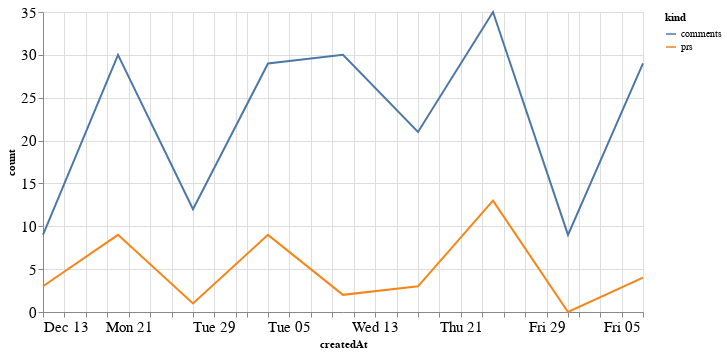

The notebook cell this image was saved under:
### Code cell
alt.Chart(total_time, width=600).mark_line().encode(
    x='createdAt',
    y='count',
    color='kind'
)

### Figure 1 — Vega-Lite specification as saved in the notebook (floating-point values rounded to 4 significant figures)
{"config": {"axisLeft": {"labelFontSize": 15}, "axisBottom": {"labelFontSize": 15}}, "data": {"name": "data-c0750f145d521224612dcb2f498a2380"}, "mark": "line", "encoding": {"color": {"type": "nominal", "field": "kind"}, "x": {"type": "temporal", "field": "createdAt"}, "y": {"type": "quantitative", "field": "count"}}, "width": 600, "$schema": "https://vega.github.io/schema/vega-lite/v4.8.1.json", "datasets": {"data-c0750f145d521224612dcb2f498a2380": [{"createdAt": "2020-12-13T00:00:00", "kind": "prs", "count": 3}, {"createdAt": "2020-12-20T00:00:00", "kind": "prs", "count": 9}, {"createdAt": "2020-12-27T00:00:00", "kind": "prs", "count": 1}, {"createdAt": "2021-01-03T00:00:00", "kind": "prs", "count": 9}, {"createdAt": "2021-01-10T00:00:00", "kind": "prs", "count": 2}, {"createdAt": "2021-01-17T00:00:00", "kind": "prs", "count": 3}, {"createdAt": "2021-01-24T00:00:00", "kind": "prs", "count": 13}, {"createdAt": "2021-01-31T00:00:00", "kind": "prs", "count": 0}, {"createdAt": "2021-02-07T00:00:00", "kind": "prs", "count": 4}, {"createdAt": "2020-12-13T00:00:00", "kind": "comments", "count": 9}, {"createdAt": "2020-12-20T00:00:00", "kind": "comments", "count": 30}, {"createdAt": "2020-12-27T00:00:00", "kind": "comments", "count": 12}, {"createdAt": "2021-01-03T00:00:00", "kind": "comments", "count": 29}, {"createdAt": "2021-01-10T00:00:00", "kind": "comments", "count": 30}, {"createdAt": "2021-01-17T00:00:00", "kind": "comments", "count": 21}, {"createdAt": "2021-01-24T00:00:00", "kind": "comments", "count": 35}, {"createdAt": "2021-01-31T00:00:00", "kind": "comments", "count": 9}, {"createdAt": "2021-02-07T00:00:00", "kind": "comments", "count": 29}]}}
